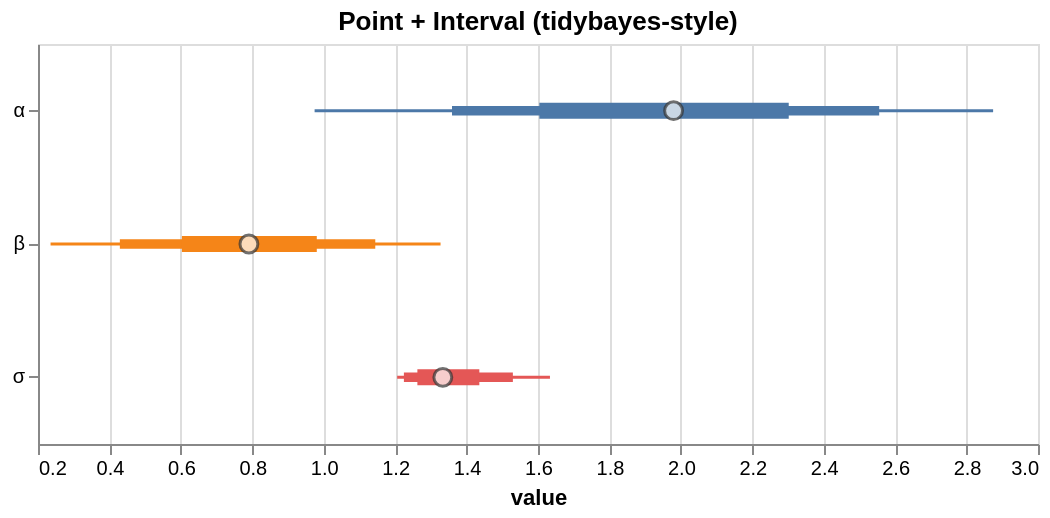

Vega-Lite specification stored for this chart:
### Vega-Lite specification from a JSON file in a GitHub repository (floating-point values rounded to 4 significant figures)
{"$schema": "https://vega.github.io/schema/vega-lite/v5.json", "config": {"axis": {"labelLimit": 0}, "header": {"labelLimit": 0}, "legend": {"labelLimit": 0}}, "data": {"values": [{"__point__": 1.333, "hi_0_5_": 1.436, "hi_0_8_": 1.53, "hi_0_95_": 1.633, "lo_0_5_": 1.262, "lo_0_8_": 1.225, "lo_0_95_": 1.206, "parameter": "σ"}, {"__point__": 1.98, "hi_0_5_": 2.302, "hi_0_8_": 2.555, "hi_0_95_": 2.874, "lo_0_5_": 1.604, "lo_0_8_": 1.359, "lo_0_95_": 0.9745, "parameter": "α"}, {"__point__": 0.7906, "hi_0_5_": 0.9806, "hi_0_8_": 1.144, "hi_0_95_": 1.327, "lo_0_5_": 0.6029, "lo_0_8_": 0.4292, "lo_0_95_": 0.2352, "parameter": "β"}]}, "height": 200, "layer": [{"encoding": {"color": {"field": "parameter", "legend": null, "type": "nominal"}, "tooltip": [{"field": "__point__", "title": "value (estimate)", "type": "quantitative"}, {"field": "parameter", "type": "nominal"}, {"field": "lo_0_95_", "title": "95% lo", "type": "quantitative"}, {"field": "hi_0_95_", "title": "95% hi", "type": "quantitative"}], "x": {"field": "lo_0_95_", "scale": {"zero": false}, "title": "value", "type": "quantitative"}, "x2": {"field": "hi_0_95_"}, "y": {"axis": {"title": null}, "field": "parameter", "type": "nominal"}}, "mark": {"strokeWidth": 1.5, "type": "rule"}, "params": [{"bind": "scales", "name": "grid", "select": {"encodings": ["x"], "type": "interval"}}]}, {"encoding": {"color": {"field": "parameter", "legend": null, "type": "nominal"}, "tooltip": [{"field": "__point__", "title": "value (estimate)", "type": "quantitative"}, {"field": "parameter", "type": "nominal"}, {"field": "lo_0_95_", "title": "95% lo", "type": "quantitative"}, {"field": "hi_0_95_", "title": "95% hi", "type": "quantitative"}], "x": {"field": "lo_0_8_", "scale": {"zero": false}, "title": "value", "type": "quantitative"}, "x2": {"field": "hi_0_8_"}, "y": {"axis": {"title": null}, "field": "parameter", "type": "nominal"}}, "mark": {"strokeWidth": 4.75, "type": "rule"}}, {"encoding": {"color": {"field": "parameter", "legend": null, "type": "nominal"}, "tooltip": [{"field": "__point__", "title": "value (estimate)", "type": "quantitative"}, {"field": "parameter", "type": "nominal"}, {"field": "lo_0_95_", "title": "95% lo", "type": "quantitative"}, {"field": "hi_0_95_", "title": "95% hi", "type": "quantitative"}], "x": {"field": "lo_0_5_", "scale": {"zero": false}, "title": "value", "type": "quantitative"}, "x2": {"field": "hi_0_5_"}, "y": {"axis": {"title": null}, "field": "parameter", "type": "nominal"}}, "mark": {"strokeWidth": 8.0, "type": "rule"}}, {"encoding": {"tooltip": [{"field": "__point__", "title": "value (estimate)", "type": "quantitative"}, {"field": "parameter", "type": "nominal"}, {"field": "lo_0_95_", "title": "95% lo", "type": "quantitative"}, {"field": "hi_0_95_", "title": "95% hi", "type": "quantitative"}], "x": {"field": "__point__", "scale": {"zero": false}, "type": "quantitative"}, "y": {"field": "parameter", "type": "nominal"}}, "mark": {"color": "white", "filled": true, "size": 80, "stroke": "#333", "strokeWidth": 1.5, "type": "point"}}], "title": "Point + Interval (tidybayes-style)", "width": 500}
